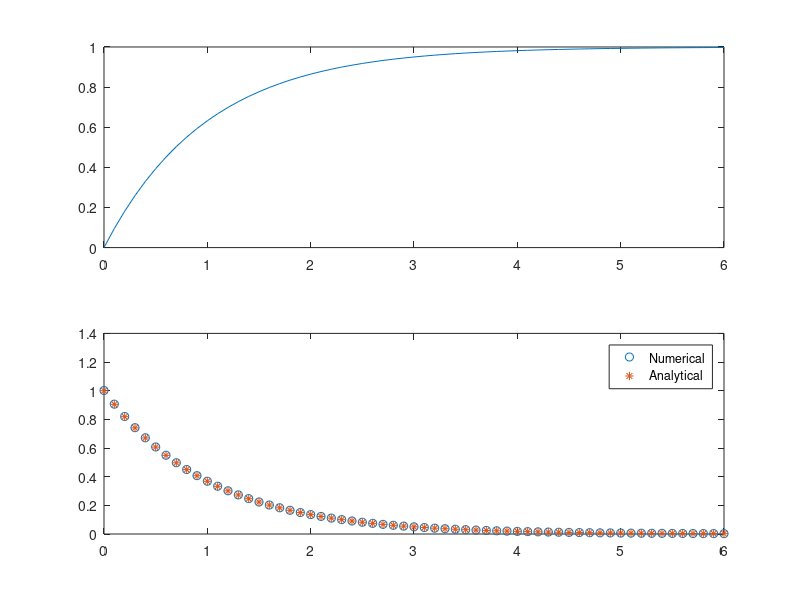

Write MATLAB code to recreate this figure.
clear; clc;

% note that if t = 0:0.1*tau:6*tau, the expression inside the
% exponential becomes -(0:0.1*tau:6*tau)/tau or 0:0.1:6. thus, the variable
% t may be defined in this way without defining tau.
h = 0.1;   % this is the step size
t = 0:h:6;

% since you only need to plot q(t)/CVs, the expression to be used is then
q = 1 - exp( -t );
subplot(2,1,1); plot(t,q);

% to use numerical derivative, you may use either of the two methods
% described below.
% METHOD 1.
%for i = 1:length(t)-1       % first forward divided difference
%    t1(i) = t(i);
%    dqdtn(i) = ( q(i+1) - q(i) )/h;% + exp( -t(i) )*h/2;
%end

%for i = length(t):-1:2       % first backward divided difference
%    t1(i) = t(i);
%   dqdtn(i) = ( q(i) - q(i-1) )/h - exp( -t(i) )*h/2;
%end

%for i = 2:length(t)-1       % centered divided difference
%    t1(i) = t(i);
%    dqdtn(i) = ( q(i+1) - q(i-1) )/(2*h) + exp( -t(i) )*h^2/factorial(3);
%end


% METHOD 2.

% first forward divided difference
dqdtn = ( ( 1 - exp( -(t+h) ) ) - (1 - exp( -t )) )/h + exp( -t )*h/2;

% first backward divided difference
%dqdtn = ( ( 1 - exp( -t ) ) - (1 - exp( -(t-h) )) )/h - exp( -t )*h/2;

% centered divided difference
%dqdtn = ( ( 1 - exp( -(t+h) ) ) - (1 - exp( -(t-h) )) )/(2*h) + exp( -t )*h^2/factorial(3);

%subplot(2,1,2); plot(t1,dqdtn);  % for METHOD 1
dqdta = exp( -t );
subplot(2,1,2); 
plot(t,dqdtn,'o',t,dqdta,'*');   % for METHOD 2
legend('Numerical','Analytical');
%hold on;
%plot(t,dqdta,'r');
%hold off;













